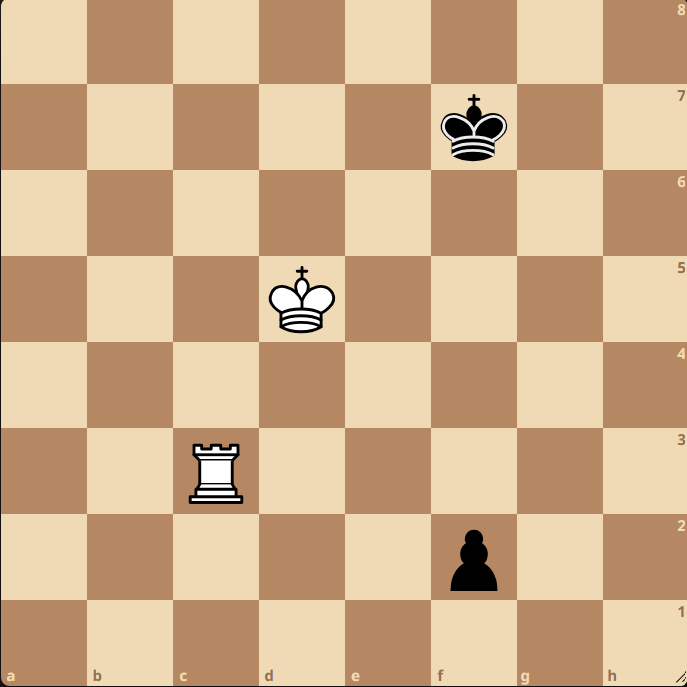
#> input picture pruebas-nuevas/nuevo1.png, 687 x 687 px; its folder holds only this picture in this run
$ python -i resaltadas.py   (imports and definitions only)
#> lines starting #> are read from the running program, lines starting #| are printed output that depends on the picture
"""Detección y clasificación de casillas resaltadas (Modulo_Reconocimiento).

Tercera etapa del Modulo_Reconocimiento dedicada a los resaltados de color
(tarea 13.1, Requisitos 6.1, 6.5, 6.6). Sobre un tablero ya localizado y
dividido en 64 casillas, esta etapa identifica qué casillas están marcadas con
un color especial (amarillo, rojo, verde o azul) y las clasifica, sin inventar
resaltados donde no los hay.

Idea general
------------
1. Se establecen los dos **colores base** del tablero muestreando las casillas
   por paridad (``columna + fila``): el color medio (robusto, por mediana de
   canal) de las casillas claras (``base_clara_bgr``) y el de las oscuras
   (``base_oscura_bgr``). Así el algoritmo se adapta al tema concreto del
   diagrama (verde/crema digital, gris de imprenta, etc.).
2. Para cada casilla se mide su **color vivo dominante**: la mediana del color
   de los píxeles vivos del interior (saturación y brillo apreciables). Se
   calcula la fracción de píxeles vivos y la diferencia de ese color vivo
   respecto a la base MÁS CERCANA de las dos.
3. Una casilla es candidata a resaltada solo si tiene una fracción de píxeles
   vivos suficiente Y su color vivo se aparta claramente de AMBAS bases (una
   casilla normal, con o sin pieza en gris, tiene su color vivo igual a la base
   de su paridad, es decir diferencia ≈ 0).
4. El color vivo se clasifica en **HSV** por rangos de tono con saturación
   mínima: amarillo, rojo, verde o azul.
5. Si el color encaja en uno de los cuatro, se añade una :class:`Resaltada`. Si
   la casilla difiere de sus bases pero el color NO encaja en ninguno, se añade
   a ``dudosas`` con motivo ``color_resaltado_desconocido`` y se avisa en
   español; nunca se inventa el color (Requisito 6.6).
6. Si no hay ninguna casilla resaltada ni dudosa, se devuelven listas vacías y
   ningún aviso: la sección de resaltadas se omite por completo (Requisito 6.5).

Por qué este criterio es robusto y conservador
-----------------------------------------------
Los resaltados de color son propios del estilo *color digital*
(``ejemplos/braille/``). En los diagramas de libro en blanco y negro
(``ejemplos/audio/``) las casillas y las piezas son grises (saturación ≈ 0), de
modo que NO tienen píxeles vivos y quedan descartadas de forma natural (fracción
de vivos nula). En los tableros digitales, una casilla normal —aunque tenga una
pieza encima— conserva como color vivo dominante el de su base (por ejemplo, el
verde del tablero), por lo que su diferencia con la base más cercana es casi
nula; solo un resaltado real (un color distinto que cubre la casilla) se aparta
de ambas bases. Exigir a la vez fracción de vivos, diferencia con ambas bases y
un tono/saturación clasificable evita inventar resaltados donde no los hay
(regla 12, Requisito 6.6).

Todos los nombres, comentarios y mensajes van en español, según las reglas del
proyecto (regla 15).
"""

from __future__ import annotations

from dataclasses import dataclass
from typing import Dict, List, Optional, Tuple

import cv2
import numpy as np

from modulos.posicion import (
    COLORES_RESALTADO,
    Dudosa,
    Resaltada,
    iterar_casillas,
    unir_casilla,
)
from modulos.reconocimiento.contenido import es_paridad_clara
from modulos.reconocimiento.tablero import (
    Casilla,
    dividir_en_64,
    localizar_tablero,
)


# ---------------------------------------------------------------------------
# Constantes de configuración de la detección de resaltados
#
# Los umbrales se ajustaron empíricamente sobre ``ejemplos/`` (tableros con
# resaltados conocidos y diagramas de libro b/n sin ellos, ver la verificación
# de la tarea 13.1). El criterio general es ser CONSERVADOR: solo marcar
# resaltada una casilla cuyo color vivo dominante se aparta claramente de ambas
# bases del tablero Y presenta un tono clasificable. Así no se inventan
# resaltados en los diagramas de imprenta en blanco y negro (regla 12).
# ---------------------------------------------------------------------------

# Margen relativo (proporción del lado) que se recorta del borde de cada casilla
# antes de medir su color, para descartar las líneas de la rejilla y las
# etiquetas de coordenadas y quedarnos con el interior de la casilla.
_MARGEN_INTERIOR = 0.15

# Saturación mínima (canal S de HSV, 0–255) para considerar "vivo" un píxel.
# Los píxeles grises (piezas y casillas de los diagramas de imprenta) quedan por
# debajo y no cuentan como color; los colores del tablero digital y los
# resaltados sí superan este valor.
_SATURACION_PIXEL_VIVO = 90.0

# Valor/brillo mínimo (canal V de HSV, 0–255) para considerar "vivo" un píxel.
# Descarta píxeles casi negros (contornos de piezas, sombras), cuyo tono no es
# fiable.
_VALOR_PIXEL_VIVO = 90.0

# Fracción mínima de píxeles vivos en el interior de la casilla para que su color
# vivo dominante sea representativo. Por debajo (p. ej. casi todo gris, típico de
# los diagramas b/n) la casilla no puede ser un resaltado de color.
_FRACCION_VIVOS_MINIMA = 0.15

# Diferencia de color (distancia euclídea en BGR, 0–255) entre el color vivo
# dominante de una casilla y la base MÁS CERCANA de las dos por encima de la cual
# la casilla se considera candidata a resaltada. Una casilla normal tiene su
# color vivo prácticamente igual a la base de su paridad (diferencia ≈ 0); un
# resaltado real se aparta de ambas bases muy por encima de este umbral.
_UMBRAL_DIFERENCIA_BASE = 45.0

# Saturación mínima (canal S de HSV, 0–255) que debe tener el color vivo para
# clasificar su tono como resaltado. Filtra colores apagados/grisáceos.
_SATURACION_MINIMA_RESALTADO = 80.0

# Valor/brillo mínimo (canal V de HSV, 0–255) para clasificar el color vivo.
_VALOR_MINIMO_RESALTADO = 60.0

# Rangos de tono (canal H de HSV en OpenCV, escala 0–179) de cada color de
# resaltado admitido. El rojo envuelve el origen del círculo de tono, por lo que
# se describe con dos tramos. Los rangos son holgados para tolerar variaciones de
# matiz, pero disjuntos entre sí para no confundir colores.
_RANGOS_TONO: Dict[str, Tuple[Tuple[int, int], ...]] = {
    # Amarillo: tonos amarillo-ámbar (aprox. 22°–44° reales de HSV OpenCV).
    "amarillo": ((22, 44),),
    # Verde: del amarillo-verdoso al cian (aprox. 90°–170° reales).
    "verde": ((45, 85),),
    # Azul: del cian al añil (aprox. 180°–270° reales).
    "azul": ((90, 135),),
    # Rojo: envuelve el origen del círculo de tono (rojos y magentas).
    "rojo": ((0, 12), (160, 179)),
}


# ---------------------------------------------------------------------------
# Utilidades internas de imagen
# ---------------------------------------------------------------------------

# [64 lines left out: functions _asegurar_bgr, _interior, _color_medio_bgr, _color_vivo_dominante, not called in this run]


def _diferencia_color(color_a: np.ndarray, color_b: np.ndarray) -> float:
    """Distancia euclídea entre dos colores BGR (escala 0–255)."""
    return float(np.linalg.norm(color_a.astype(np.float32) - color_b.astype(np.float32)))


# ---------------------------------------------------------------------------
# Estimación de los colores base del tablero por paridad
# ---------------------------------------------------------------------------

# [179 lines left out: functions estimar_colores_base_bgr, clasificar_color_hsv, detectar_resaltadas_desde_celdas, detectar_resaltadas, not called in this run]

>>> import cv2
>>> picture = cv2.imread('../../pruebas-nuevas/nuevo1.png')
#> picture is the input picture: shape (687, 687, 3); mean B, G, R 138.7, 174.3, 207.5
>>> result = _color_vivo_dominante(picture)
#> in _interior, `alto, ancho = imagen.shape[:2]`: alto = 687
#> in _interior, `margen_y = int(alto * _MARGEN_INTERIOR)`: margen_y = 103
#> in _interior, `return imagen[margen_y : alto - margen_y, margen_x : ancho - margen_x]`:
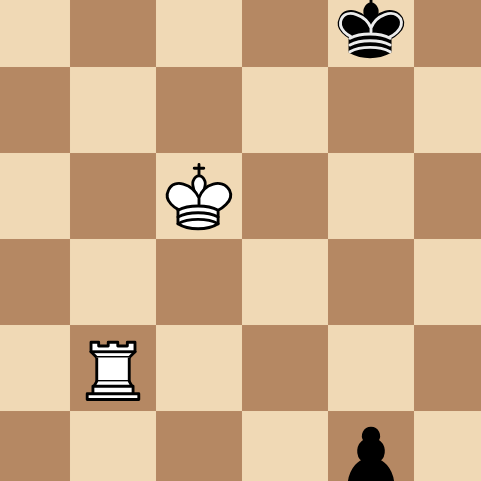
#> returned value: shape (481, 481, 3); mean of channels 0, 1, 2 138.2, 173.3, 206; drawn as B, G, R
#> in _color_vivo_dominante, `fraccion = float(vivos.sum()) / float(total) if total else 0.0`: fraccion = 0.483
#> in _color_vivo_dominante, `color_vivo = np.median(bgr[vivos].astype(np.float32), axis=0).astype(n..`: color_vivo = [99, 136, 181]
#> result = ([99, 136, 181], 0.483)

$ run again, on pruebas-nuevas/nuevo2.png
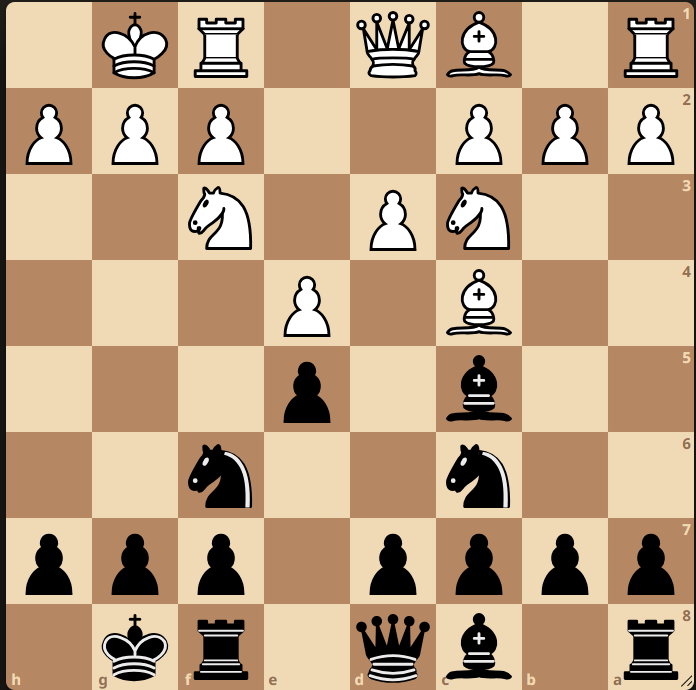
#> input picture pruebas-nuevas/nuevo2.png, 696 x 690 px
#> picture is the input picture: shape (690, 696, 3); mean B, G, R 130.7, 161.5, 190.2
#> alto = 690; ancho = 696
#> margen_y = 103
#> margen_x = 104
#> in _interior, `return imagen[margen_y : alto - margen_y, margen_x : ancho - margen_x]`:
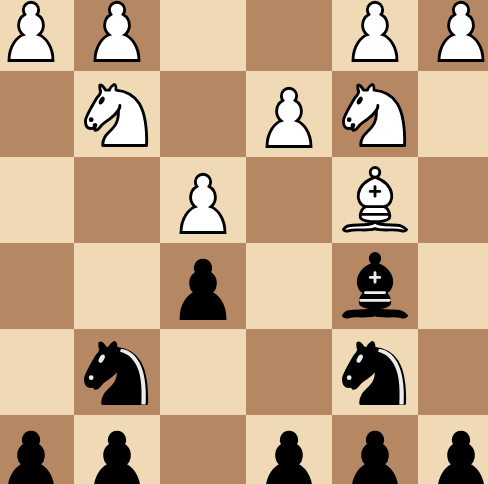
#> returned value: shape (484, 488, 3); mean of channels 0, 1, 2 133, 164.1, 193.2; drawn as B, G, R
#> fraccion = 0.433
#> color_vivo = [99, 136, 181]
#> result = ([99, 136, 181], 0.433)

$ run again, on pruebas-nuevas/nuevo3.png
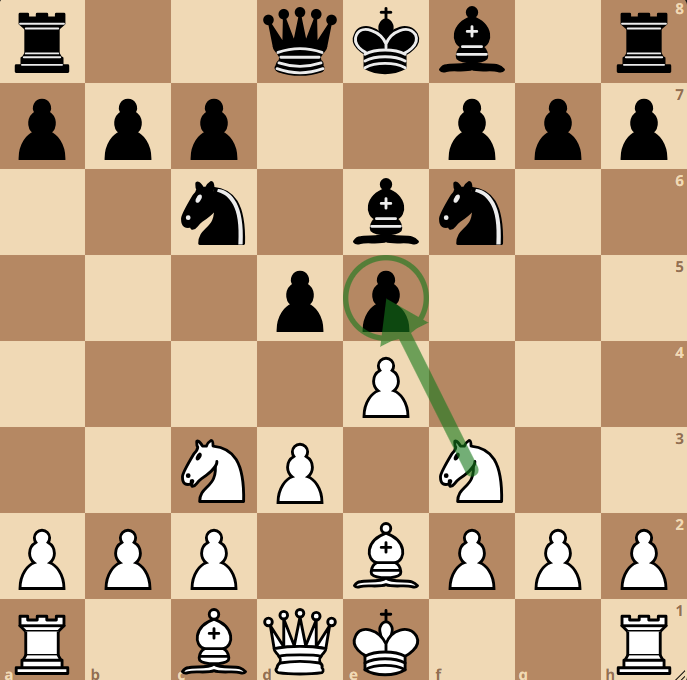
#> input picture pruebas-nuevas/nuevo3.png, 687 x 680 px
#> picture is the input picture: shape (680, 687, 3); mean B, G, R 131.8, 163.3, 191.7
#> alto = 680; ancho = 687
#> margen_y = 102
#> margen_x = 103
#> in _interior, `return imagen[margen_y : alto - margen_y, margen_x : ancho - margen_x]`:
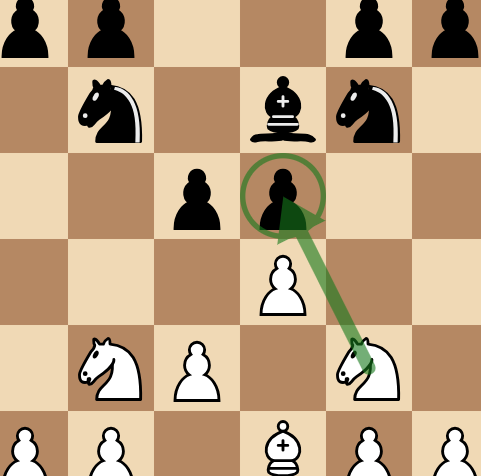
#> returned value: shape (476, 481, 3); mean of channels 0, 1, 2 130, 161.9, 189.7; drawn as B, G, R
#> fraccion = 0.445
#> color_vivo = [99, 136, 181]
#> result = ([99, 136, 181], 0.445)
